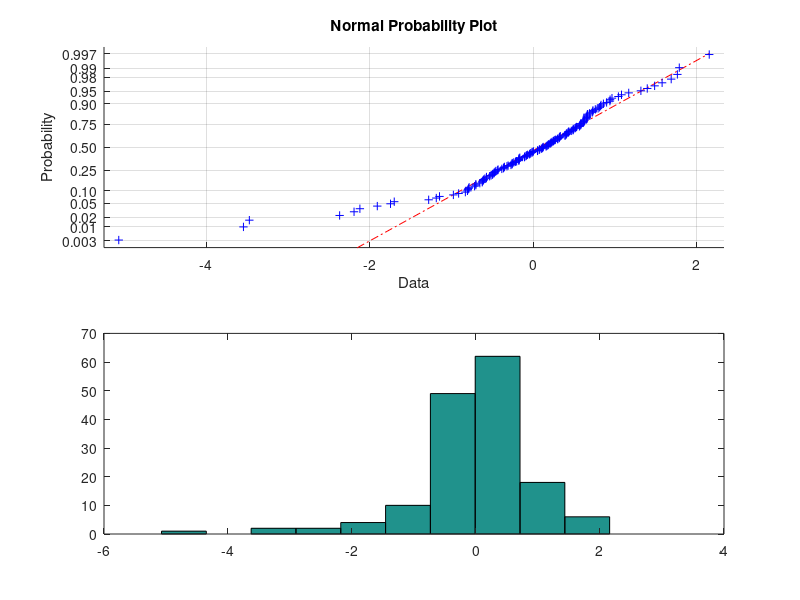

Here is the MATLAB script that generated this plot:

 


%% Problem 1: Simulering av konfidensintervall

%{
% Parametrar:
n = 25; %Antal matningar
mu = 10; %Vantevardet
sigma = 1; %Standardavvikelsen
alpha = 0.05;
%Simulerar n observationer for varje intervall
x = normrnd(mu, sigma,n,100); %n x 100 matris med varden
%Skattar mu med medelvardet
xbar = mean(x); %vektor med 100 medelvarden.
%Beraknar de undre och ovre granserna
undre = xbar - norminv(1-alpha/2)*sigma/sqrt(n)
ovre = xbar + norminv(1-alpha/2)*sigma/sqrt(n)

p=0;
for i= 1:length(ovre)
    if undre(i) <= mu && mu <= ovre(i)
        p=p+1;
    end
end

disp(p/100)

%Hur många av dessa intervall kan förväntas innehålla det sanna värdet på 
% µ?
%med stor sannolikhet ligger mu i intervallet efter 100 försök
%jag tror det fanns en sats som sa att när n-> infite går vi mot
%konfidensgraden dvs 95% => 100 - 5 st?

% Problem 1: Simulering av konfidensintervall (forts.)
%Ritar upp alla intervall
figure(1)
hold on
    for k=1:100
        if ovre(k) < mu % Rodmarkerar intervall som missar mu
            plot([undre(k) ovre(k)],[k k],'r')
            elseif undre(k) > mu
            plot([undre(k) ovre(k)],[k k],'r')
        else
            plot([undre(k) ovre(k)],[k k],'b')
        end
    end
%b1 och b2 ar bara till for att figuren ska se snygg ut.
b1 = min(xbar - norminv(1 - alpha/2)*sigma/sqrt(n));
b2 = max(xbar + norminv(1 - alpha/2)*sigma/sqrt(n));
axis([b1 b2 0 101]) %Tar bort outnyttjat utrymme i figuren
%Ritar ut det sanna vardet
plot([mu mu],[0 101],'g')
hold off

%om vi bara ändrar mu så ändras inte resultatet sådär jätte mycket då vi
%bara förflyttar normalfördelningen. Om vi ändrar och gör den mycket större
%hamnar nästan allt utanför intervallet. Om vi gör den 10 gånger större
%sjunker sannolikheten att den är i intervallet efter 100 försök. till
%ungefär 50%. Om vi ökar antalet n så ser vi att vi förbättrar
%sannolikehten och överenstämmer med sats.
%}

%{
% Problem 2: Maximum likelihood/Minsta kvadrat
M = 1e4;
b = 4;
x = raylrnd(b, M, 1);
hist_density(x, 40)
figure(1);
hold on
my_est_ml = (1/(2*M)*sum(x.^2))^0.5;% Skriv in din ML-skattning har
my_est_mk = mean(x)*(2/pi)^0.5;% Skriv in din MK-skattning har
plot(my_est_ml, 0, 'r*')
 plot(my_est_mk, 0, 'g*')
 plot(b, 0, 'ro')
 plot(0:0.1:6, raylpdf(0:0.1:6, my_est_ml), 'r')
 plot(0:0.1:6, raylpdf(0:0.1:6, my_est_mk), 'b')
 hold off
%skattning ser väldigt bra ut.

%}

%{
% Problem 3: Konfidensintervall for Rayleighfordelning
load wave_data.mat
alfa=0.05;
figure(1);
my_est = mean(y)*(2/pi)^0.5;% Skriv in din MK-skattning har
subplot(2,1,1), plot(y(1:end))
subplot(2,1,2), hist_density(y)

% Problem 3: Konfidensintervall (forts.)
standardav = (2/pi * 1/(length(y)) *(2-pi/2)*my_est^2)^0.5;
% standardav = ( (4 - pi)*my_est) / (pi * (length(y)^0.5));
interval = (my_est + tinv([alfa, (1-alfa)], length(y)-1)*standardav);
lower_bound = interval(1,1)
upper_bound = interval(1,2)
hold on % Gor sa att ploten halls kvar
plot(lower_bound, 0, 'g*')
plot(upper_bound, 0, 'g*')
plot(0:0.1:6, raylpdf(0:0.1:6, my_est), 'r')
hold off

%fördelnign ser bra ut som svar på problem 3
%}
%{

load birth.dat
x= birth(birth(:, 20) < 3, 3);
y = birth(birth(:,20) == 3, 3);

length(x)
length(y)

% Problem 4: Fordelningar av givna data (forts.)
figure(1);
subplot(2,2,1), boxplot(x),
axis([0 2 500 5000])
subplot(2,2,2), boxplot(y),
axis([0 2 500 5000])


% Problem 4: Fordelningar av givna data (forts.)
subplot(2,2,3:4), ksdensity(x),
hold on
[fy, ty] = ksdensity(y);
plot(ty, fy, 'r')
hold off

%det vi kan dra för slutsatser är att den som inte röker är mer förskjuten
%åt höger dvs löper mertalet hamnar över gränsen som låg vikt på 2500
%däremot ser man dock att de som röker ligger lite till vänster med sitt
%värde och vi kan också se att de är approximativt normalfördelat. De som
%röker har mer koncentrerade på en viss vikt löper större sannolikhet att
%hamna där. Dock de som inte röker har en bredarea standardavvikelse.

%intreesant att veta om alkohol påverkar




%%problem 4 eget med alkhol


load birth.dat
not_alko = birth(birth(:, 26) < 2, 3);
alko = birth(birth(:,26) == 2, 3);

% Problem 4: Fordelningar av givna data (forts.)
figure(2);
subplot(2,2,1), boxplot(not_alko),
axis([0 2 500 5000])
subplot(2,2,2), boxplot(alko),
axis([0 2 500 5000])


% Problem 4: Fordelningar av givna data (forts.)
subplot(2,2,3:4), ksdensity(not_alko),
hold on
[fy, ty] = ksdensity(alko);
plot(ty, fy, '-')
hold off

%vi ser från plotten likt förra att de som dricker är mer koncetrerat i
%mitten större sannolikhet att hamna i en okej vikt på 3500. Men vi ser att
%den är dock lite mer förskjuten än de som inte dricker till vänster dvs
%mot den lägre vikten. Allstå det finns en risk för vissa som dricker att
%deras barn faktiskt blir underviktiga mer än den som inte dricker iaf. Å
%andra sidan ser vi att de som inte dricker är mer försjuktna åt höger men
%också större standardavvikelse men sannolikhet att du hamnar på en okej
%viktig är större pga försjutknignen. Men det finns såklart risk att man
%kan hamna i undervittiga delen men lägre än de som dricker.


%



% problem 5

age = birth(:, 4)
figure(3);
subplot(2,2,3:4), qqplot(age)



% Weight of mother
w = birth(:, 15);
figure(4);
subplot(2,2,3:4), qqplot(w)


[h_age, p_age] = jbtest(age, 0.05);
[h_w,   p_w]   = jbtest(w,   0.05);
%vi förkasar att age och weight när normalfördenalde
fprintf('Age:    JB h = %d, p = %.4f\n', h_age, p_age)
fprintf('Weight: JB h = %d, p = %.4f\n', h_w,   p_w)

%}

%{
% Seems like age is not normnally ditributed

% Problem 6

alfa = 0.05;
figure(5);
good_parent = birth(birth(:, 20) < 3, 3);
bad_parent = birth(birth(:, 20) == 3, 3);

mean_diff = mean(good_parent) - mean(bad_parent); % Mean difference in expected length stickprovsmedel

%standardav = (std(bad_parent)^2 / length(bad_parent) + std(good_parent)^2 / length(good_parent))^0.5;

%om vi antar samma std
viktadstandardav = ((((length(good_parent)-1)*std(good_parent)^2+(length(bad_parent)-1)*std(bad_parent)^2))/(length(good_parent)+length(bad_parent)-2));
stdest= viktadstandardav*sqrt((1/(length(good_parent)+1/(length(bad_parent)))));

freedom= length(good_parent)+length(bad_parent)-2;
interval = (mean_diff + tinv([alfa, (1-alfa)], freedom)*standardav)
lower_bound = interval(1,1);
upper_bound = interval(1,2);
hold on % Gor sa att ploten halls kvar
plot(lower_bound, 0, 'g*')
plot(mean_diff, 0, 'r*')
plot(upper_bound, 0, 'g*')

% Alltså skillanden är typ 144.6744 med konfidensintervall 
% 67.3471 till 222.0017, 
% Vi vet alltså med säkerhet att barn med föräldrar som inte röker väger
% något mer, dryga 144 g mer

%}


load moore.dat

figure(6)
y = moore(:, 2);
length(y);

w = log(y);
x = moore(:, 1);
x_matrix = [ones(length(x), 1), x];
%ksdensity(w)
%ksdensity(logged)


beta_hat = regress(w, x_matrix)
y_tmp = x_matrix*beta_hat;
plot(x,y_tmp)
% Problem 6: Regression
res = w-x_matrix*beta_hat;
subplot(2,1,1), normplot(res)
subplot(2,1,2), hist(res)

% NormalFördelning?
pred2025 =exp([1, 2025]*beta_hat);
fprintf('predict transis 2025 is %d', pred2025);

%2025 finns det: 1.359867e+08

